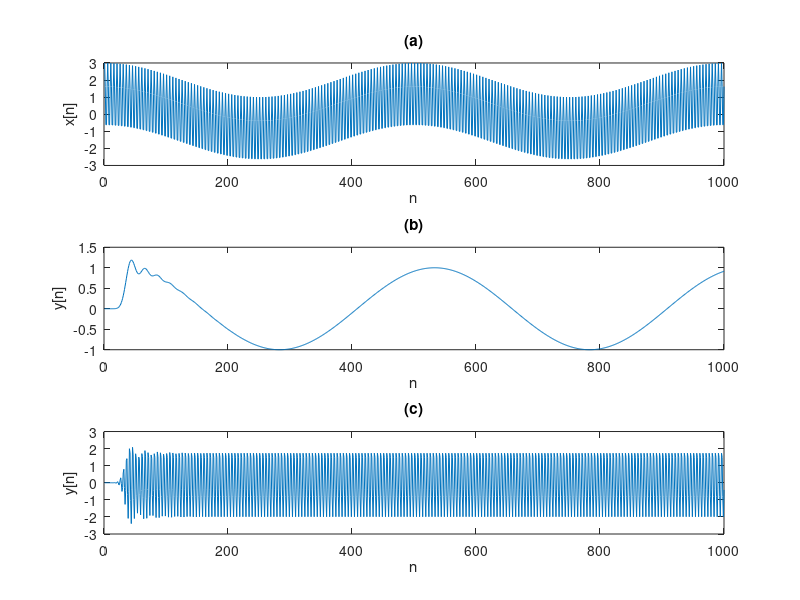

This figure's MATLAB source:
T_s = 0.002;
f_1 = 100;
M = 1000;
n = [1:M];

%(a)
x = cos(2 * pi * (n - 1) * T_s) + 2 * cos(2 * pi * f_1 * (n - 1) * T_s);
subplot(3, 1, 1);
plot(n, x);
title('(a)');
xlabel('n');
ylabel('x[n]');

%(b)
L = 16;
f_c = 0.1;
[b, a] = butter(L, f_c);
[H, w] = freqz(b, a);
y = filter(b, a, x);
subplot(3, 1, 2);
plot(n, y);
title('(b)');
xlabel('n');
ylabel('y[n]');


%(c)
L = 16;
f_low = 150 * T_s;
f_high = 250 * T_s;
[b, a] = butter(L, [f_low f_high]);
[H, w] = freqz(b, a);
y = filter(b, a, x);
subplot(3, 1, 3);
plot(n, y);
title('(c)');
xlabel('n');
ylabel('y[n]');





